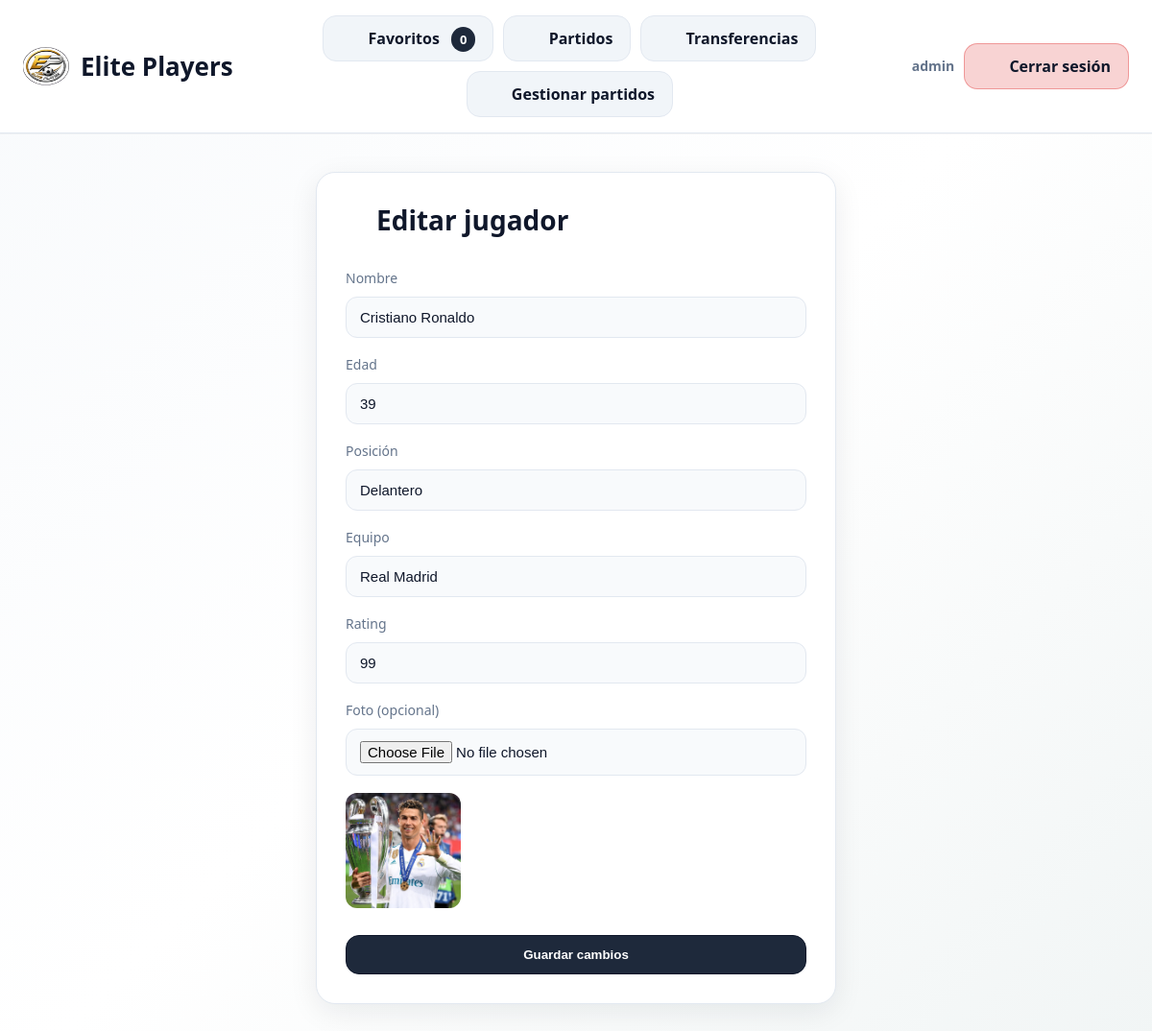
/Proyecto/editar_jugador.php?id=1 (signed in), run on the app's committed database.
### tables this page shows
CREATE TABLE `jugadores` (
  `id` int(11) NOT NULL,
  `nombre` varchar(100) DEFAULT NULL,
  `edad` int(11) DEFAULT NULL,
  `posicion` varchar(50) DEFAULT NULL,
  `equipo` varchar(100) DEFAULT NULL,
  `foto` varchar(255) DEFAULT NULL,
  `observaciones` text DEFAULT NULL,
  `creado_por` int(11) DEFAULT NULL,
  `fecha_registro` datetime DEFAULT current_timestamp(),
  `usuario_id` int(11) DEFAULT NULL,
  `rating` int(11) DEFAULT 0,
  `nacionalidad` varchar(50) DEFAULT NULL,
  `altura` varchar(20) DEFAULT NULL,
  `peso` varchar(20) DEFAULT NULL,
  `pierna` varchar(20) DEFAULT NULL,
  `dorsal` int(11) DEFAULT NULL,
  `valor_mercado` varchar(50) DEFAULT NULL,
  `partidos` int(11) DEFAULT 0,
  `goles` int(11) DEFAULT 0,
  `asistencias` int(11) DEFAULT 0,
  `club_id` int(11) DEFAULT NULL
);

### Proyecto/editar_jugador.php (the view, shortened to what this page needs)
<?php
require_once __DIR__ . '/php/init.php';
$id = intval($_GET["id"]);
$stmt = $conn->prepare("SELECT * FROM jugadores WHERE id=?");
$stmt->bind_param("i", $id);
$stmt->execute();
$player = $stmt->get_result()->fetch_assoc();
include __DIR__ . '/php/header.php';
?>
<?php include("php/navbar.php"); ?>
<div class="form-page">
    <h1 class="btn-with-icon"><?= icon('edit', 24) ?> Editar jugador</h1>
    <form method="POST" enctype="multipart/form-data" class="player-form">
        <label>Nombre</label>
        <input type="text" name="nombre" value="<?= htmlspecialchars($player["nombre"]) ?>" required>
        <label>Edad</label>
        <input type="number" name="edad" value="<?= (int) $player["edad"] ?>" required>
        <label>Posición</label>
        <input type="text" name="posicion" value="<?= htmlspecialchars($player["posicion"]) ?>" required>
        <label>Equipo</label>
        <input type="text" name="equipo" value="<?= htmlspecialchars($player["equipo"]) ?>" required>
        <label>Rating</label>
        <input type="number" name="rating" min="0" max="99" value="<?= (int) $player["rating"] ?>" required>
        <label>Foto (opcional)</label>
        <input type="file" name="foto" accept="image/jpeg,image/png,image/gif,image/webp,.jpg,.jpeg,.png,.gif,.webp">
        <?php if (!empty($player["foto"])): ?>
            <img src="<?= htmlspecialchars($player["foto"]) ?>" alt="Foto actual" class="preview-img">
        <?php endif; ?>
        <button type="submit" class="profile-btn">Guardar cambios</button>
    </form>
</div>
<?php include __DIR__ . '/php/footer.php'; ?>

### Proyecto/CSS/user.css (style rules this page uses)
body { margin: 0; font-family: 'Segoe UI', sans-serif; background: linear-gradient(135deg, var(--bg-dark) 0%, var(--bg-mid) 50%, var(--bg-deep) 100%); color: var(--text-main); min-height: 100vh; }
.profile-btn { margin-top: 18px; border: none; padding: 12px 22px; border-radius: 14px; cursor: pointer; color: var(--text-on-primary); font-weight: bold; background: var(--primary); border: 1px solid var(--primary-dark); transition: 0.3s; }

### Proyecto/CSS/editar_jugador.css (style rules this page uses)
.form-page { max-width: 480px; margin: 40px auto; padding: 30px; background: var(--card-bg); border: 1px solid var(--border-accent); border-radius: 20px; box-shadow: var(--card-shadow); }
.form-page h1 { margin: 0 0 24px; font-size: 28px; color: var(--text-main); }
.player-form { display: flex; flex-direction: column; gap: 10px; }
.player-form label { font-size: 14px; color: var(--text-muted); margin-top: 8px; }
.player-form input[type="text"], .player-form input[type="number"], .player-form input[type="file"], .player-form select, .player-form textarea { padding: 12px 14px; border: 1px solid var(--border-accent); border-radius: 12px; background: var(--bg-dark); color: var(--text-main); font-size: 15px; width: 100%; box-sizing: border-box; }
.preview-img { width: 120px; height: 120px; object-fit: cover; border-radius: 12px; margin-top: 8px; }

### Proyecto/CSS/variables.css (style rules this page uses)
:root { --bg-dark: #f8fafc; --bg-mid: #ffffff; --bg-deep: #f1f5f5; --text-main: #0f172a; --text-muted: #64748b; --text-on-primary: #ffffff; --primary: #1e293b; --primary-light: #334155; --primary-dark: #0f172a; --primary-muted: #94a3b8; --card-bg: #ffffff; --card-shadow: 0 8px 30px rgba(15, 23, 42, 0.08); --navbar-bg: rgba(255, 255, 255, 0.92); --glow-soft: rgba(15, 23, 42, 0.06); --glow-medium: rgba(15, 23, 42, 0.12); --border-accent: #e2e8f0; --border-accent-strong: #cbd5e1; --surface-accent: #f1f5f9; --surface-accent-hover: #e2e8f0; --danger: #ef4444; --success: #22c55e; }

### Proyecto/CSS/components.css (style rules this page uses)
.btn-with-icon { display: inline-flex; align-items: center; justify-content: center; gap: 8px; }

### data on the page
jugadores: nombre "Cristiano Ronaldo", edad "39", posicion "Delantero", equipo "Real Madrid", rating "99", foto (picture)

### other printed values
$favoritesCount "0"
$_SESSION["user"] "admin"
